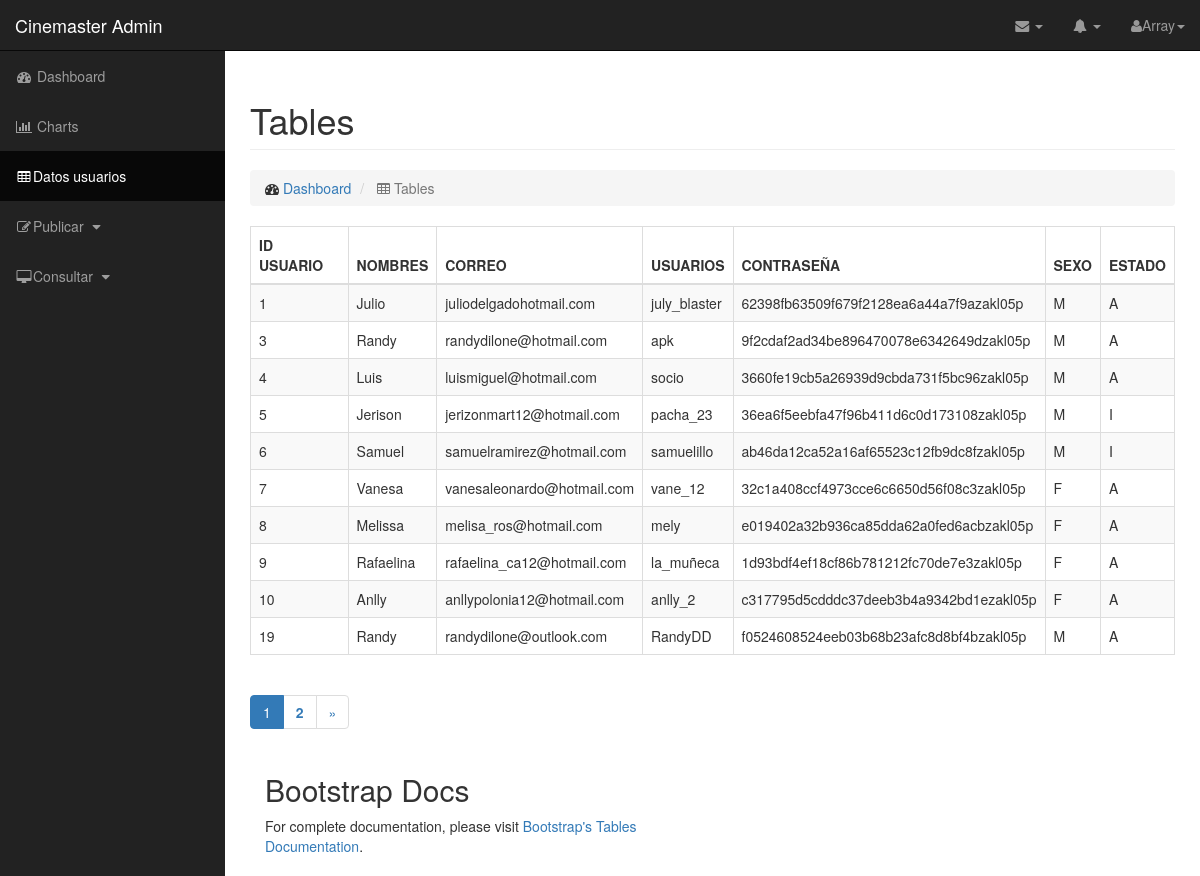
Screenshot of /Administrador/consulta.php?consulta=horario (signed in) with the database file from the repository.
### tables this page shows
CREATE TABLE `usuarios` (
  `ID_USUARIO` int(5) NOT NULL,
  `NOMBRES_U` varchar(70) NOT NULL,
  `APELLIDOS_U` varchar(70) NOT NULL,
  `CORREO_U` varchar(100) NOT NULL,
  `USER_NAME` varchar(20) NOT NULL,
  `PASS_USER` varchar(1000) NOT NULL,
  `SEXO` varchar(1) NOT NULL,
  `TARJETA_CREDITO` int(11) NOT NULL,
  `ESTADO_U` varchar(1) NOT NULL
);

### Administrador/consulta.php (the view, shortened to what this page needs)
<!DOCTYPE html>
<html lang="es">
<head>
    <link href="css/bootstrap.min.css" rel="stylesheet">
    <link href="css/sb-admin.css" rel="stylesheet">
    <link href="font-awesome/css/font-awesome.min.css" rel="stylesheet" type="text/css">
</head>
<body>
    <div id="wrapper">
               <nav class="navbar navbar-inverse navbar-fixed-top" role="navigation">
      <div class="navbar-header">
                <a class="navbar-brand" href="index.php">Cinemaster Admin</a>
            </div>
            <ul class="nav navbar-right top-nav">
                <li class="dropdown">
                    <a href="#" class="dropdown-toggle" data-toggle="dropdown"><i class="fa fa-envelope"></i> <b class="caret"></b></a>
                </li>
                <li class="dropdown">
                    <a href="#" class="dropdown-toggle" data-toggle="dropdown"><i class="fa fa-bell"></i> <b class="caret"></b></a>
                </li>
                <li class="dropdown">
                    <a href="#" class="dropdown-toggle" data-toggle="dropdown"><i class="fa fa-user"></i><?php echo $_SESSION['admin']; ?><b class="caret"></b></a>
                </li>
            </ul>
            <div class="collapse navbar-collapse navbar-ex1-collapse">
                <ul class="nav navbar-nav side-nav">
                    <li>
                        <a href="index.php"><i class="fa fa-fw fa-dashboard"></i> Dashboard</a>
                    </li>
                       <li>
                          <a href="charts.php"><i class="fa fa-fw fa-bar-chart-o"></i> Charts</a>
                      </li>
                    <li class="active">
                        <a href="tables.php"><i class="fa fa-fw fa-table"></i>Datos usuarios </a>
                    </li>
                     <li>
                        <a href="javascript:;" data-toggle="collapse" data-target="#demo"><i class="fa fa-fw fa-edit"></i>Publicar <i class="fa fa-fw fa-caret-down"></i></a>
                    </li>
                         <li>
                        <a href="javascript:;" data-toggle="collapse" data-target="#demo2"><i class="fa fa-fw fa-desktop"></i>Consultar <i class="fa fa-fw fa-caret-down"></i></a>
                    </li>
                </ul>
            </div>
        </nav>
        <div id="page-wrapper">
            <div class="container-fluid">
                <div class="row">
                    <div class="col-lg-12">
                        <h1 class="page-header">
                            Tables
                        </h1>
                        <ol class="breadcrumb">
                            <li>
                                <i class="fa fa-dashboard"></i>  <a href="index.php">Dashboard</a>
                            </li>
                            <li class="active">
                                <i class="fa fa-table"></i> Tables
                            </li>
                        </ol>
                    </div>
                </div>
                <div class="content-fluid">
                    <div class="row">
                        <div class="col-md-12">
<?php
include('conexion.php');
if($_GET['consulta']=='horario'){
$por_pagina = 10;
$pagina_query = mysqli_query($conexion,"SELECT ID_USUARIO FROM usuarios");
$num=mysqli_num_rows($pagina_query);
$paginas = ceil( $num / $por_pagina);
$pagina = (isset($_GET['pagina'])) ? (int)$_GET['pagina']: 1;
$start = ($pagina - 1) * $por_pagina;
$query = mysqli_query($conexion,"SELECT * FROM usuarios LIMIT $start, $por_pagina");
    echo "  <div class='table-responsive'>
          <table class='table table-bordered table-hover table-striped'>
              <thead>
                <tr>
                    <th>ID USUARIO</th>
                    <th>NOMBRES</th>
                    <th>CORREO</th>
                    <th>USUARIOS</th>
                    <th>CONTRASEÑA</th>
                    <th>SEXO</th>
                   <th>ESTADO</th>
              </tr>
           </thead>
    <tbody>";
while($row = mysqli_fetch_assoc($query)){
	$id_user = $row['ID_USUARIO'];
	$nombres = $row['NOMBRES_U'];
    $correo=$row['CORREO_U'];
	$usuarios= $row['USER_NAME'];
	$key= $row['PASS_USER'];
    $sexo = $row['SEXO'];
    $estado = $row['ESTADO_U'];
                            echo    "   <tr>
                                        <td>$id_user</td>
                                        <td>$nombres</td>
                                        <td>$correo</td>
                                        <td>$usuarios</td>
                                        <td>$key</td>
                                        <td>$sexo</td>
                                        <td>$estado</td>
                                    </tr>";
}
   echo "</tbody>
        </table>
          </div>";
$siguiente = $pagina + 1;
echo "<nav aria-label='Page navigation'>";
echo "<ul class='pagination'>";
if($paginas >= 1){
	for($x=1;$x<=$paginas;$x++){
      echo ($x == $pagina) ?  "<li class='active'><a href='?pagina=$x&consulta=horario'>$x</a></li>"  :  "<li><a href='?pagina=$x&consulta=horario'><b>$x</b></a></li>";
	}
}
if(!($pagina>=$paginas)){
    echo "<li><a href='consulta.php?pagina=$siguiente&consulta=horario' aria-label='Next'><span aria-hidden='true'>&raquo;</span></a></li>";
}
echo   "</ul>";
echo  "</nav>";
}
?>
                        </div>
                    </div>
                </div>
                    <div class="col-lg-6">
                        <h2>Bootstrap Docs</h2>
                        <p>For complete documentation, please visit <a target="_blank" href="http://getbootstrap.com/css/#tables">Bootstrap's Tables Documentation</a>.</p>
                    </div>
                </div>
            </div>
        </div>
</body>
</html>

### Administrador/css/sb-admin.css (style rules this page uses)
body { margin-top: 100px; background-color: #222; }
@media (min-width:768px) { body { margin-top: 50px; } }
#wrapper { padding-left: 0; }
#page-wrapper { width: 100%; padding: 0; background-color: #fff; }
@media (min-width:768px) { #wrapper { padding-left: 225px; } }
@media (min-width:768px) { #page-wrapper { padding: 10px; } }
.top-nav { padding: 0 15px; }
.top-nav>li { display: inline-block; float: left; }
.top-nav>li>a { padding-top: 15px; padding-bottom: 15px; line-height: 20px; color: #999; }
@media (min-width:768px) { .side-nav { position: fixed; top: 51px; left: 225px; width: 225px; margin-left: -225px; border: none; border-radius: 0; overflow-y: auto; background-color: #222; bottom: 0; overflow-x: hidden; padding-bottom: 40px; } }
@media (min-width:768px) { .side-nav>li>a { width: 225px; } }

### rows the page displays
usuarios: ID_USUARIO "1", NOMBRES_U "Julio", CORREO_U "juliodelgadohotmail.com", USER_NAME "july_blaster", PASS_USER "62398fb63509f679f2128ea6a44a7f9azakl05p", SEXO "M", ESTADO_U "A"
usuarios: ID_USUARIO "3", NOMBRES_U "Randy", CORREO_U "randydilone@hotmail.com", USER_NAME "apk", PASS_USER "9f2cdaf2ad34be896470078e6342649dzakl05p", SEXO "M", ESTADO_U "A"
usuarios: ID_USUARIO "4", NOMBRES_U "Luis", CORREO_U "luismiguel@hotmail.com", USER_NAME "socio", PASS_USER "3660fe19cb5a26939d9cbda731f5bc96zakl05p", SEXO "M", ESTADO_U "A"
usuarios: ID_USUARIO "5", NOMBRES_U "Jerison", CORREO_U "jerizonmart12@hotmail.com", USER_NAME "pacha_23", PASS_USER "36ea6f5eebfa47f96b411d6c0d173108zakl05p", SEXO "M", ESTADO_U "I"
usuarios: ID_USUARIO "6", NOMBRES_U "Samuel", CORREO_U "samuelramirez@hotmail.com", USER_NAME "samuelillo", PASS_USER "ab46da12ca52a16af65523c12fb9dc8fzakl05p", SEXO "M", ESTADO_U "I"
usuarios: ID_USUARIO "7", NOMBRES_U "Vanesa", CORREO_U "vanesaleonardo@hotmail.com", USER_NAME "vane_12", PASS_USER "32c1a408ccf4973cce6c6650d56f08c3zakl05p", SEXO "F", ESTADO_U "A"
usuarios: ID_USUARIO "8", NOMBRES_U "Melissa", CORREO_U "melisa_ros@hotmail.com", USER_NAME "mely", PASS_USER "e019402a32b936ca85dda62a0fed6acbzakl05p", SEXO "F", ESTADO_U "A"
usuarios: ID_USUARIO "9", NOMBRES_U "Rafaelina", CORREO_U "rafaelina_ca12@hotmail.com", USER_NAME "la_muñeca", PASS_USER "1d93bdf4ef18cf86b781212fc70de7e3zakl05p", SEXO "F", ESTADO_U "A"
usuarios: ID_USUARIO "10", NOMBRES_U "Anlly", CORREO_U "anllypolonia12@hotmail.com", USER_NAME "anlly_2", PASS_USER "c317795d5cdddc37deeb3b4a9342bd1ezakl05p", SEXO "F", ESTADO_U "A"
usuarios: ID_USUARIO "19", NOMBRES_U "Randy", CORREO_U "randydilone@outlook.com", USER_NAME "RandyDD", PASS_USER "f0524608524eeb03b68b23afc8d8bf4bzakl05p", SEXO "M", ESTADO_U "A"

### other values shown
$_SESSION['admin'] "Array"
